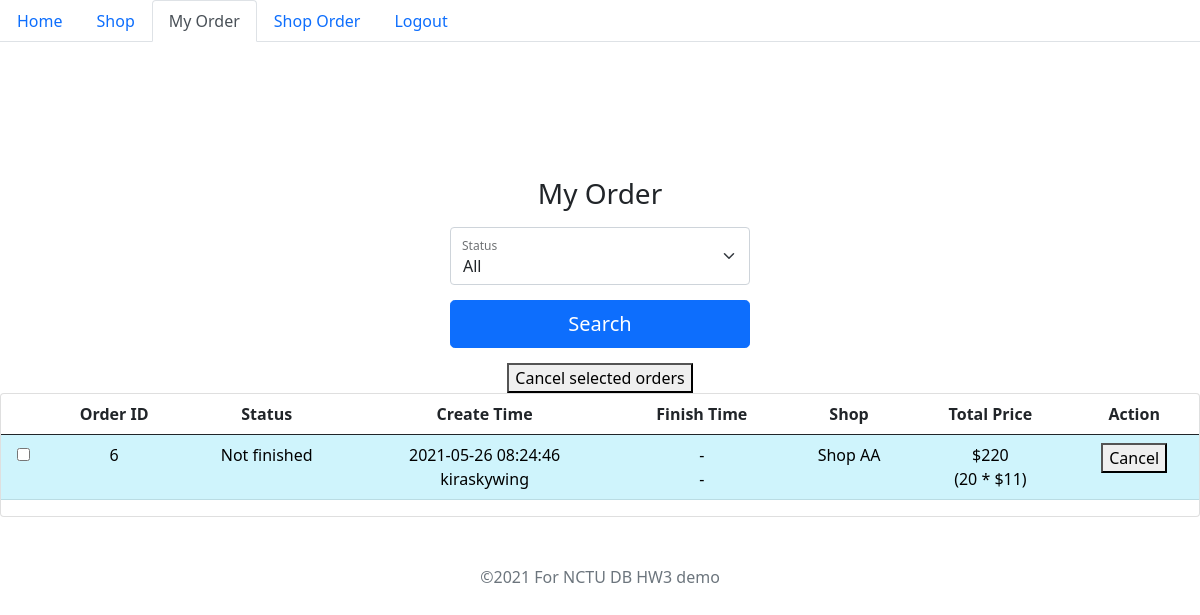
The app's page /myOrder.php (signed in) with its own data.
### tables this page shows
CREATE TABLE `orders` (
  `order_id` int(11) NOT NULL,
  `order_status` char(1) NOT NULL,
  `create_time` timestamp NOT NULL DEFAULT current_timestamp(),
  `finish_time` timestamp NULL DEFAULT NULL ON UPDATE current_timestamp(),
  `customer_id` int(11) NOT NULL,
  `administer_id` int(11) DEFAULT NULL,
  `shop_id` int(11) NOT NULL,
  `purchase_amount` int(11) NOT NULL,
  `purchase_price` int(11) NOT NULL
);

CREATE TABLE `users` (
  `user_id` int(11) NOT NULL,
  `account` varchar(20) NOT NULL,
  `password` char(64) NOT NULL,
  `salt` char(4) NOT NULL,
  `phone_number` char(10) NOT NULL,
  `full_name` varchar(255) NOT NULL,
  `city` varchar(17) NOT NULL
);

CREATE TABLE `shops` (
  `shop_id` int(11) NOT NULL,
  `shop_name` varchar(255) NOT NULL,
  `city` varchar(17) NOT NULL,
  `per_mask_price` int(11) NOT NULL,
  `stock_quantity` int(11) NOT NULL,
  `phone_number` char(10) NOT NULL
);

### myOrder.php (the view, shortened to what this page needs)
<?php
    include "authentication.php";
?>
<!DOCTYPE html>
<html>
    <head>
        <link href="https://cdn.jsdelivr.net/npm/bootstrap@5.0.0-beta3/dist/css/bootstrap.min.css" rel="stylesheet">
    </head>
    <body class="text-center">
            <ul class="nav nav-tabs" id="myTab" role="tablist">
                <li class="nav-item" role="presentation">
                    <button class="nav-link" id="back-tab" data-bs-toggle="tab" type="button"
                            onClick="window.location.replace('userPage.php');">Home
                    </button>
                </li>
                <li class="nav-item" role="presentation">
                    <button class="nav-link" id="shop-tab" data-bs-toggle="tab" type="button"
                            onClick="window.location.replace('shop.php');">Shop
                    </button>
                </li>
                <li class="nav-item" role="presentation">
                    <button class="nav-link active" id="home-tab" data-bs-toggle="tab" data-bs-target="#home" type="button" role="tab" aria-controls="home" aria-selected="true">My Order</button>
                </li>
                <li class="nav-item" role="presentation">
                    <button class="nav-link" id="shop-order-tab" data-bs-toggle="tab" type="button"
                            onClick="window.location.replace('shopOrder.php');">Shop Order
                    </button>
                </li>
                <li class="nav-item" role="presentation">
                    <button class="nav-link" id="logout-tab" data-bs-toggle="tab" type="button"
                            onClick="alert('Logout Success!'); window.location.replace('index.php');">Logout
                    </button>
                </li>
            </ul>
            <div class="tab-content" id="myTabContent">
            <div class="tab-pane fade show active" id="home" role="tabpanel" aria-labelledby="home-tab">
                <main class="form-signin">
                    <h1 class="h3 mb-3 fw-normal">My Order</h1>
                    <form action="myOrder.php" method="post">
                        <div class="form-floating">
                            <div class="select-label">Status</div>
                            <select class="form-select" name="status">
                                <option value="3">All</option>
                            </select>
                        </div>
                        <button class="login-button w-100 btn btn-lg btn-primary" type="submit">Search</button>
                    </form>
                </main>
                <form action="manageOrders.php" method="post">
                    <button id="multiple-cancel" name="cancelOrder" value="1">Cancel selected orders</button>
                    <div class="card profile">
                        <table style="width: 100%" class="table">
                            <thead>
                                <tr>
                                    <th scope="col"></th>
                                    <th scope="col">Order ID</th>
                                    <th scope="col">Status</th>
                                    <th scope="col">Create Time</th>
                                    <th scope="col">Finish Time</th>
                                    <th scope="col">Shop</th>
                                    <th scope="col">Total Price</th>
                                    <th scope="col">Action</th>
                                </tr>
                            </thead>
                            <tbody>
                                <?php
                                    try {
                                        $sql_stmt = 'select
                                                    A.order_id, A.order_status, A.create_time, B.account, A.finish_time, A.administer_id,
                                                    C.shop_name, A.purchase_amount, A.purchase_price
                                                    from orders A
                                                    join users B on A.customer_id = B.user_id
                                                    join shops C on A.shop_id = C.shop_id
                                                    where A.customer_id = ' . $_SESSION['user_id'];
                                        $query = $connection->prepare($sql_stmt);
                                        $query->execute();
                                        $i = 0;
                                        while ($row = $query->fetch()) {
                                            $order_id = $row[0];
                                            if ($row[1] == 0) $order_status = 'Not finished';
                                            else if ($row[1] == 1) $order_status = 'Finished';
                                            else $order_status = 'Cancelled';
                                            $create_time = $row[2];
                                            $buyer_account = $row[3];
                                            $finish_time = (empty($row[4]) ? '-' : $row[4]);
                                            if (!empty($row[5])) {
                                                $query2 = $connection->prepare('select account from users where user_id = ' . $row[5]);
                                                $query2->execute();
                                                $admin_account = $query2->fetch()[0];
                                            }
                                            else
                                                $admin_account = '-';
                                            $shop_name = $row[6];
                                            $amount = $row[7];
                                            $singlePrice = $row[8];
                                            $total_price = $amount * $singlePrice;
                                            $className = ($i % 2 ? 'table-primary' : 'table-info');
                                            echo<<<EOT
                                                <tr class="$className">
                                                    <th scope="row">
                                            EOT;
                                            if ($row[1] == 0) {
                                                echo<<<EOT
                                                    <input id="checkbox-$i" oninput="handleButtons(this, $i)" type="checkbox" name="orderIds[]" value="$order_id">
                                                EOT;
                                            }
                                            echo<<<EOT
                                                    </th>
                                                    <td>$order_id</td>
                                                    <td>$order_status</td>
                                                    <td>$create_time<br>$buyer_account</td>
                                                    <td>$finish_time<br>$admin_account</td>
                                                    <td>$shop_name</td>
                                                    <td>\$$total_price<br>($amount * \$$singlePrice)</td>
                                                    <td>
                                            EOT;
                                            if ($row[1] == 0) {
                                                echo<<<EOT
                                                    <form action="manageOrders.php" method="post">
                                                        <input type="hidden" name="order_id" value="$order_id">
                                                        <input type="hidden" name="actionPage" value="0">
                                                        <button id="single-cancel-$i" class="" type="submit" name="cancelOrder" value="1">Cancel</button>
                                                    </form>
                                                EOT;
                                            }
                                            echo<<<EOT
                                                </td>
                                                </tr>
                                            EOT;
                                            $i++;
                                        }
                                    }
                                    catch(exception $e) {
                                        $msg=$e->getMessage();
                                        echo <<<EOT
                                        <!DOCTYPE html>
                                        <html>
                                            <body>
                                                <script>
                                                    alert("$msg");
                                                    window.location.replace("userPage.php");
                                                </script>
                                            </body>
                                        </html>
                                        EOT;
                                    }
                                ?>
                            </tbody>
                        </table>
                    </div>
                </form>
                <p class="mt-5 mb-3 text-muted">©2021 For NCTU DB HW3 demo</p>
            </div>
        </div>
    </body>
</html>

### myOrder.php (style rules this page uses)
.form-signin { width: 100%; max-width: 330px; padding: 15px; margin: auto; margin-top: 15vh; }
.login-button { margin-top: 15px; }
.form-floating { position: relative; }
.show { display: block; }
.select-label { position: absolute; top: 10px; left: 12px; font-size: 12px; color: #212529; opacity: 0.65; }

### records on screen
orders: order_id "6", order_status "Not finished", create_time "2021-05-26 08:24:46", customer.account "kiraskywing", finish_time "-", admin_account "-", shop.shop_name "Shop AA", total_price "220", purchase_amount "20", purchase_price "11"
